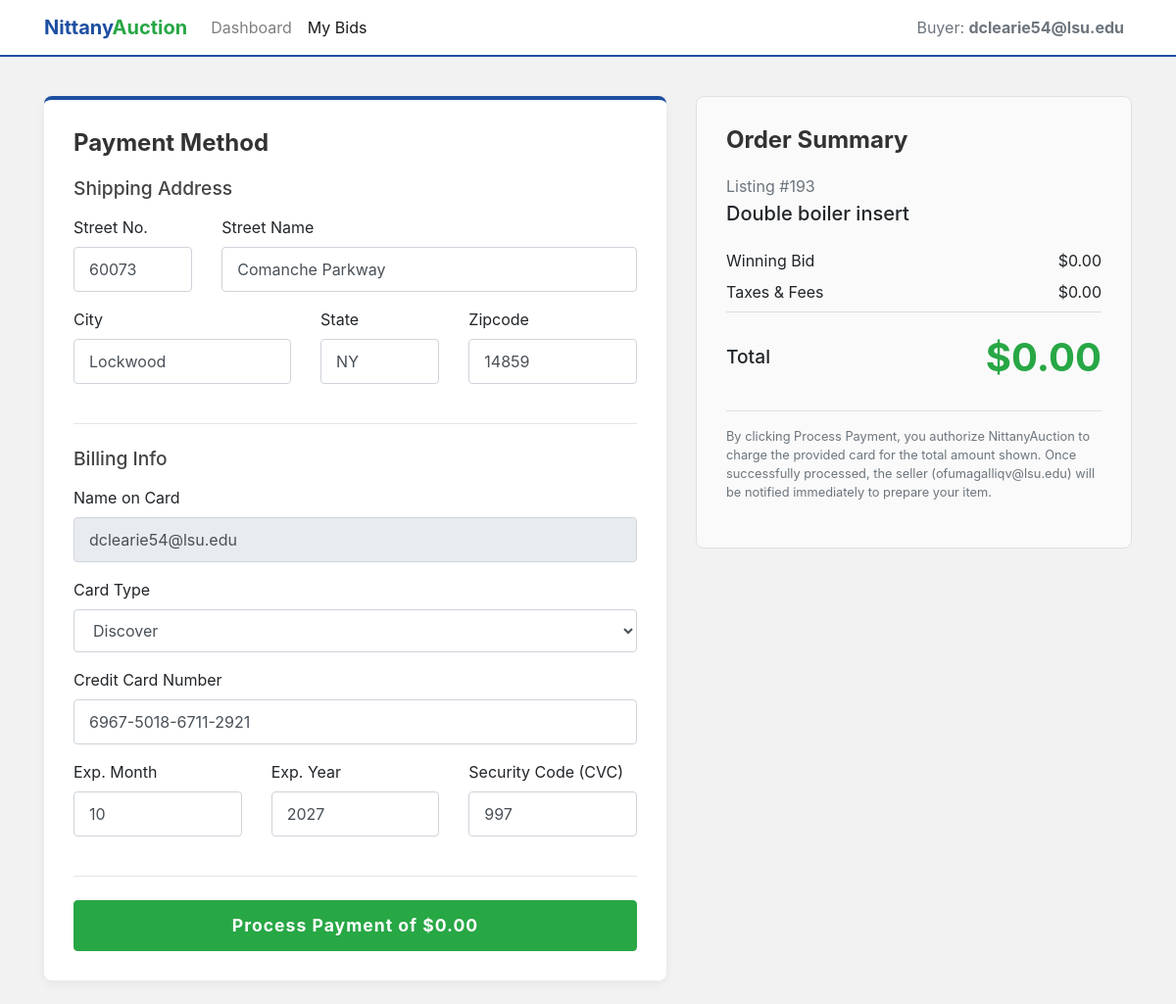
Screenshot of /pay/193 (signed in) with the database file from the repository.
### tables this page shows
CREATE TABLE Credit_Cards (
    credit_card_num TEXT PRIMARY KEY,
    card_type TEXT NOT NULL, --'Visa', 'Master', 'Discover'
    expire_month INTEGER NOT NULL CHECK (expire_month BETWEEN 1 AND 12),
    expire_year INTEGER NOT NULL,
    security_code TEXT NOT NULL,
    Owner_email TEXT NOT NULL,
    FOREIGN KEY (Owner_email) REFERENCES Users(email)
        ON UPDATE CASCADE
        ON DELETE CASCADE
);

CREATE TABLE "Address"
(
    address_id  VARCHAR(50)
        primary key,
    zipcode     INT,
    street_num  INT,
    street_name VARCHAR(255),
    
   foreign key (zipcode) references Zipcode_Info (zipcode)
);

CREATE TABLE "Zipcode_Info"
(
    zipcode INT
        primary key,
    city    TEXT not null,
    state   TEXT not null
);

CREATE TABLE "Auction_Listings"
(
    Seller_Email        text
        constraint Seller_Email
            references Sellers,
    Listing_ID          integer,
    Category            text,
    Auction_Title       text,
    Product_Name        text,
    Product_Description text,
    Quantity            integer,
    Reserve_Price       real,
    Max_bids            integer,
    Status              integer,
    primary key (Seller_Email, Listing_ID)
);

### app.py (the view)
@app.route('/pay/<int:listing_id>', methods=['GET'])
def pay_item_get(listing_id):
    user_email = session.get('email')
    roles = session.get('roles', [])
    if not user_email or 'bidder' not in roles:
        return redirect(url_for('authenticate', error='Access denied. Bidder account required.'))
    connection = get_connection()
    connection.row_factory = sqlite3.Row
    cursor = connection.cursor()
    cursor.execute('''
        SELECT Seller_Email, Auction_Title, Product_Name
        FROM Auction_Listings
        WHERE Listing_ID = ? AND Status = 2
    ''', (listing_id,))
    item = cursor.fetchone()
    if not item:
        connection.close()
        return redirect(url_for('my_bids'))
    cursor.execute('''
        SELECT MAX(bid_price)
        FROM Bids
        WHERE listing_id = ? AND bidder_email = ?
    ''', (listing_id, user_email))
    amount_owed = cursor.fetchone()[0] or 0.0
    cursor.execute('SELECT * FROM Credit_Cards WHERE Owner_email = ?', (user_email,))
    card = cursor.fetchone()
    cursor.execute('''
        SELECT a.street_num, a.street_name, z.city, z.state, a.zipcode
        FROM Bidders b
        LEFT JOIN Address a ON b.home_address_id = a.address_id
        LEFT JOIN Zipcode_Info z ON a.zipcode = z.zipcode
        WHERE b.email = ?
    ''', (user_email,))
    address = cursor.fetchone()
    connection.close()
    return render_template('pay.html', item=item, amount_owed=amount_owed, card=card, address=address, listing_id=listing_id, email=user_email)

### app.py (called while the page is built)
@app.before_request
def ensure_roles_loaded():
    if 'email' in session and 'roles' not in session:
        connection = get_connection()
        cursor = connection.cursor()
        roles = []
        cursor.execute("SELECT 1 FROM Helpdesk WHERE email = ?", (session['email'],))
        if cursor.fetchone(): roles.append('helpdesk')
        cursor.execute("SELECT 1 FROM Sellers WHERE email = ?", (session['email'],))
        if cursor.fetchone(): roles.append('seller')
        cursor.execute("SELECT 1 FROM Bidders WHERE email = ?", (session['email'],))
        if cursor.fetchone(): roles.append('bidder')
        connection.close()
        session['roles'] = roles

def get_connection():
    conn = sql.connect(DB_NAME)
    return conn

### templates/pay.html (shortened to what this page needs)
<!DOCTYPE html>
<html lang="en">
<head>
    <link rel="stylesheet"
          href="https://stackpath.bootstrapcdn.com/bootstrap/4.4.1/css/bootstrap.min.css"
>
</head>
<body>
<nav class="navbar navbar-expand-lg navbar-light">
    <div class="container">
        <a class="navbar-brand brand-text" href="/bidder">
            <span class="nittany">Nittany</span><span class="auction">Auction</span>
        </a>
        <div class="collapse navbar-collapse">
            <ul class="navbar-nav mr-auto">
                <li class="nav-item"><a class="nav-link" href="/bidder">Dashboard</a></li>
                <li class="nav-item active"><a class="nav-link" href="/my-bids">My Bids</a></li>
            </ul>
            <ul class="navbar-nav ml-auto">
                <li class="nav-item"><span class="nav-link text-muted">Buyer: <strong>{{ email }}</strong></span></li>
            </ul>
        </div>
    </div>
</nav>
<div class="container">
    <div class="row">
        <div class="col-md-7 mb-4">
            <div class="checkout-box">
                <h2 class="section-title">Payment Method</h2>
                <form action="/pay/{{ listing_id }}" method="POST">
                    <h3 class="mt-3 mb-3" style="color: #444; font-size: 1.2rem;">Shipping Address</h3>
                    <div class="row">
                        <div class="col-md-3">
                            <div class="form-group">
                                <label>Street No.</label>
                                <input type="number" class="form-control" name="street_num"
                                       value="{{ address['street_num'] if address else '' }}" placeholder="123" required>
                            </div>
                        </div>
                        <div class="col-md-9">
                            <div class="form-group">
                                <label>Street Name</label>
                                <input type="text" class="form-control" name="street_name"
                                       value="{{ address['street_name'] if address else '' }}" placeholder="Main St" required>
                            </div>
                        </div>
                    </div>
                    <div class="row">
                        <div class="col-md-5">
                            <div class="form-group">
                                <label>City</label>
                                <input type="text" class="form-control" name="city"
                                       value="{{ address['city'] if address else '' }}" placeholder="State College" required>
                            </div>
                        </div>
                        <div class="col-md-3">
                            <div class="form-group">
                                <label>State</label>
                                <input type="text" class="form-control" name="state"
                                       value="{{ address['state'] if address else '' }}" placeholder="PA" required>
                            </div>
                        </div>
                        <div class="col-md-4">
                            <div class="form-group">
                                <label>Zipcode</label>
                                <input type="number" class="form-control" name="zipcode"
                                       value="{{ address['zipcode'] if address else '' }}" placeholder="16801" required>
                            </div>
                        </div>
                    </div>
                    <hr class="mt-4 mb-4">
                    <h3 class="mb-3" style="color: #444; font-size: 1.2rem;">Billing Info</h3>
                    <div class="form-group">
                        <label>Name on Card</label>
                        <input type="text" class="form-control" name="owner_name" value="{{ email }}" readonly>
                    </div>
                    <div class="form-group">
                        <label>Card Type</label>
                        <select class="form-control" name="card_type" required>
                            <option value="Discover" {% if card and card['card_type'] == 'Discover' %}selected{% endif %}>Discover</option>
                        </select>
                    </div>
                    <div class="form-group">
                        <label>Credit Card Number</label>
                        <input type="text" class="form-control" name="credit_card_num"
                               value="{{ card['credit_card_num'] if card else '' }}"
                               placeholder="1234 5678 9101 1121" required>
                    </div>
                    <div class="row">
                        <div class="col-md-4">
                            <div class="form-group">
                                <label>Exp. Month</label>
                                <input type="number" class="form-control" name="expire_month"
                                       value="{{ card['expire_month'] if card else '' }}"
                                       placeholder="MM" min="1" max="12" required>
                            </div>
                        </div>
                        <div class="col-md-4">
                            <div class="form-group">
                                <label>Exp. Year</label>
                                <input type="number" class="form-control" name="expire_year"
                                       value="{{ card['expire_year'] if card else '' }}"
                                       placeholder="YYYY" min="2026" max="2077" required>
                            </div>
                        </div>
                        <div class="col-md-4">
                            <div class="form-group">
                                <label>Security Code (CVC)</label>
                                <input type="text" class="form-control" name="security_code"
                                       value="{{ card['security_code'] if card else '' }}"
                                       placeholder="123" required>
                            </div>
                        </div>
                    </div>
                    <hr class="mt-4 mb-4">
                    <button type="submit" class="btn btn-primary btn-block btn-pay">Process Payment of ${{ "{:,.2f}".format(amount_owed) }}</button>
                </form>
            </div>
        </div>
        <div class="col-md-5">
            <div class="summary-box">
                <h3 class="section-title">Order Summary</h3>
                <p class="text-muted mb-1">Listing #{{ listing_id }}</p>
                <h5 class="mb-4">{{ item['Auction_Title'] }}</h5>
                <div class="d-flex justify-content-between mb-2">
                    <span>Winning Bid</span>
                    <span>${{ "{:,.2f}".format(amount_owed) }}</span>
                </div>
                <div class="d-flex justify-content-between mb-2 pb-2" style="border-bottom: 1px solid #ddd;">
                    <span>Taxes & Fees</span>
                    <span>$0.00</span>
                </div>
                <div class="d-flex justify-content-between align-items-center mt-3">
                    <span style="font-size: 1.2rem; font-weight: 500;">Total</span>
                    <span class="price-text">${{ "{:,.2f}".format(amount_owed) }}</span>
                </div>
                <div class="mt-4 pt-3 border-top">
                    <p class="small text-muted">By clicking Process Payment, you authorize NittanyAuction to charge the provided card for the total amount shown. Once successfully processed, the seller ({{ item['Seller_Email'] }}) will be notified immediately to prepare your item.</p>
                </div>
            </div>
        </div>
    </div>
</div>
</body>
</html>

### templates/pay.html (style rules this page uses)
body { background-color: #f2f2f2; font-family: 'Inter', sans-serif; }
.navbar { background-color: white; border-bottom: 2px solid #1e4fa1; margin-bottom: 40px; }
.brand-text .nittany { color: #1e4fa1; font-weight: bold; }
.brand-text .auction { color: #28a745; font-weight: bold; }
.checkout-box { background: white; border-radius: 8px; box-shadow: 0 4px 12px rgba(0,0,0,0.05); padding: 30px; border-top: 4px solid #1e4fa1; }
.summary-box { background: #fafafa; border-radius: 8px; padding: 30px; border: 1px solid #e0e0e0; }
.section-title { color: #333; font-weight: 700; margin-bottom: 20px; font-size: 1.5rem; }
.price-text { font-size: 2.5rem; color: #28a745; font-weight: 700; }
.form-control { border-radius: 4px; padding: 10px 15px; height: auto; }
.btn-pay { background-color: #28a745; border-color: #28a745; font-weight: bold; letter-spacing: 1px; padding: 12px; font-size: 1.1rem; }

### rows the page displays
Credit_Cards: Owner_email "dclearie54@lsu.edu", card_type "Discover", credit_card_num "6967-5018-6711-2921", expire_month "10", expire_year "2027", security_code "997"
Address: street_num "60073", street_name "Comanche Parkway", zipcode "14859"
Zipcode_Info: city "Lockwood", state "NY"
Auction_Listings: Auction_Title "Double boiler insert", Seller_Email "ofumagalliqv@lsu.edu"

### other values shown
{{ "{:,.2f}".format(amount_owed) }} "0.00"
{{ listing_id }} "193"
